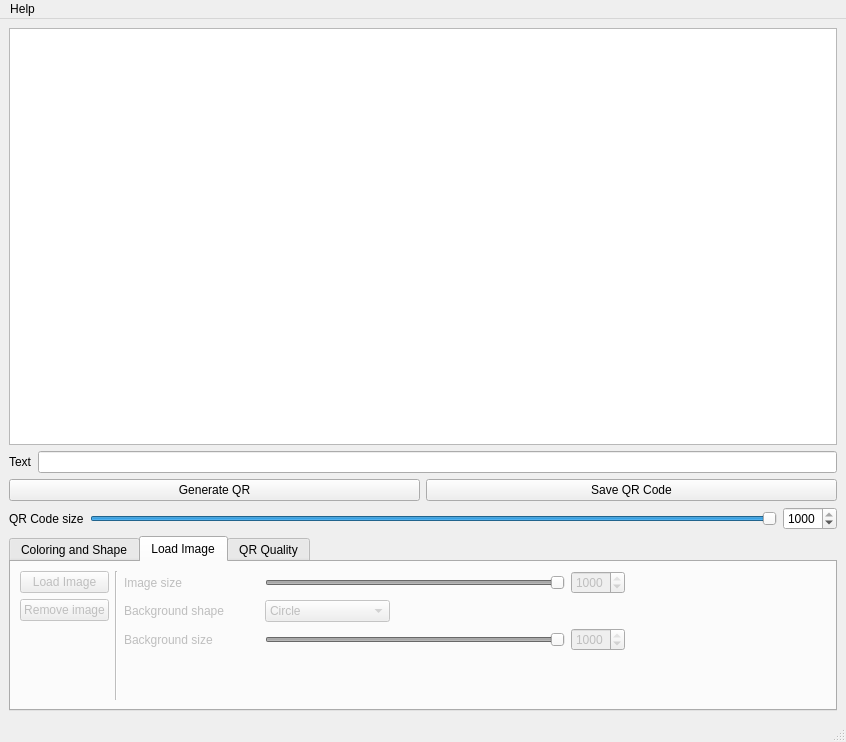
<?xml version="1.0" encoding="UTF-8"?>
<ui version="4.0">
 <class>MainWindow</class>
 <widget class="QMainWindow" name="MainWindow">
  <property name="geometry">
   <rect>
    <x>0</x>
    <y>0</y>
    <width>846</width>
    <height>742</height>
   </rect>
  </property>
  <property name="windowTitle">
   <string>QR Encoder</string>
  </property>
  <widget class="QWidget" name="centralwidget">
   <layout class="QVBoxLayout" name="verticalLayout">
    <item>
     <layout class="QHBoxLayout" name="horizontalLayout_6">
      <item>
       <widget class="QRrenderer" name="QRRenderArea">
        <property name="minimumSize">
         <size>
          <width>755</width>
          <height>375</height>
         </size>
        </property>
       </widget>
      </item>
     </layout>
    </item>
    <item>
     <layout class="QHBoxLayout" name="horizontalLayout_2">
      <item>
       <widget class="QLabel" name="label">
        <property name="maximumSize">
         <size>
          <width>30</width>
          <height>17</height>
         </size>
        </property>
        <property name="text">
         <string>Text</string>
        </property>
       </widget>
      </item>
      <item>
       <widget class="QLineEdit" name="textToEncode">
        <property name="enabled">
         <bool>true</bool>
        </property>
        <property name="minimumSize">
         <size>
          <width>620</width>
          <height>0</height>
         </size>
        </property>
        <property name="maximumSize">
         <size>
          <width>16777215</width>
          <height>16777215</height>
         </size>
        </property>
       </widget>
      </item>
     </layout>
    </item>
    <item>
     <layout class="QHBoxLayout" name="horizontalLayout_5">
      <item>
       <widget class="QPushButton" name="generateQRButton">
        <property name="text">
         <string>Generate QR</string>
        </property>
       </widget>
      </item>
      <item>
       <widget class="QPushButton" name="pushButton">
        <property name="text">
         <string>Save QR Code</string>
        </property>
       </widget>
      </item>
     </layout>
    </item>
    <item>
     <layout class="QHBoxLayout" name="horizontalLayout">
      <item>
       <widget class="QLabel" name="label_4">
        <property name="text">
         <string>QR Code size</string>
        </property>
       </widget>
      </item>
      <item>
       <widget class="QSlider" name="redimQR">
        <property name="minimum">
         <number>20</number>
        </property>
        <property name="maximum">
         <number>1000</number>
        </property>
        <property name="value">
         <number>1000</number>
        </property>
        <property name="orientation">
         <enum>Qt::Horizontal</enum>
        </property>
       </widget>
      </item>
      <item>
       <widget class="QSpinBox" name="spinBox">
        <property name="maximum">
         <number>1000</number>
        </property>
        <property name="value">
         <number>1000</number>
        </property>
       </widget>
      </item>
     </layout>
    </item>
    <item>
     <widget class="QTabWidget" name="editQRTabWidget">
      <property name="maximumSize">
       <size>
        <width>16777215</width>
        <height>175</height>
       </size>
      </property>
      <property name="currentIndex">
       <number>1</number>
      </property>
      <property name="movable">
       <bool>false</bool>
      </property>
      <widget class="QWidget" name="colorAndShapeTab">
       <attribute name="title">
        <string>Coloring and Shape</string>
       </attribute>
       <layout class="QHBoxLayout" name="horizontalLayout_15">
        <item>
         <layout class="QVBoxLayout" name="verticalLayout_6">
          <item>
           <layout class="QHBoxLayout" name="horizontalLayout_7">
            <item>
             <widget class="QLabel" name="label_5">
              <property name="minimumSize">
               <size>
                <width>125</width>
                <height>25</height>
               </size>
              </property>
              <property name="text">
               <string>Fill</string>
              </property>
             </widget>
            </item>
            <item>
             <widget class="QComboBox" name="fillColorComboBox">
              <property name="minimumSize">
               <size>
                <width>125</width>
                <height>25</height>
               </size>
              </property>
              <item>
               <property name="text">
                <string>Black</string>
               </property>
              </item>
              <item>
               <property name="text">
                <string>White</string>
               </property>
              </item>
              <item>
               <property name="text">
                <string>Gray</string>
               </property>
              </item>
              <item>
               <property name="text">
                <string>Dark gray</string>
               </property>
              </item>
              <item>
               <property name="text">
                <string>Light gray</string>
               </property>
              </item>
              <item>
               <property name="text">
                <string>Red</string>
               </property>
              </item>
              <item>
               <property name="text">
                <string>Green</string>
               </property>
              </item>
              <item>
               <property name="text">
                <string>Blue</string>
               </property>
              </item>
              <item>
               <property name="text">
                <string>Cyan</string>
               </property>
              </item>
              <item>
               <property name="text">
                <string>Magenta</string>
               </property>
              </item>
              <item>
               <property name="text">
                <string>Yellow</string>
               </property>
              </item>
              <item>
               <property name="text">
                <string>Dark red</string>
               </property>
              </item>
              <item>
               <property name="text">
                <string>Dark green</string>
               </property>
              </item>
              <item>
               <property name="text">
                <string>Dark blue</string>
               </property>
              </item>
              <item>
               <property name="text">
                <string>Dark cyan</string>
               </property>
              </item>
              <item>
               <property name="text">
                <string>Dark magenta</string>
               </property>
              </item>
              <item>
               <property name="text">
                <string>Dark yellow</string>
               </property>
              </item>
             </widget>
            </item>
            <item>
             <spacer name="horizontalSpacer_3">
              <property name="orientation">
               <enum>Qt::Horizontal</enum>
              </property>
              <property name="sizeHint" stdset="0">
               <size>
                <width>40</width>
                <height>20</height>
               </size>
              </property>
             </spacer>
            </item>
           </layout>
          </item>
          <item>
           <layout class="QHBoxLayout" name="horizontalLayout_8">
            <item>
             <widget class="QLabel" name="label_6">
              <property name="minimumSize">
               <size>
                <width>125</width>
                <height>25</height>
               </size>
              </property>
              <property name="text">
               <string>Border</string>
              </property>
             </widget>
            </item>
            <item>
             <widget class="QComboBox" name="borderColorComboBox">
              <property name="minimumSize">
               <size>
                <width>125</width>
                <height>25</height>
               </size>
              </property>
              <item>
               <property name="text">
                <string>Black</string>
               </property>
              </item>
              <item>
               <property name="text">
                <string>White</string>
               </property>
              </item>
              <item>
               <property name="text">
                <string>Gray</string>
               </property>
              </item>
              <item>
               <property name="text">
                <string>Dark gray</string>
               </property>
              </item>
              <item>
               <property name="text">
                <string>Light gray</string>
               </property>
              </item>
              <item>
               <property name="text">
                <string>Red</string>
               </property>
              </item>
              <item>
               <property name="text">
                <string>Green</string>
               </property>
              </item>
              <item>
               <property name="text">
                <string>Blue</string>
               </property>
              </item>
              <item>
               <property name="text">
                <string>Cyan</string>
               </property>
              </item>
              <item>
               <property name="text">
                <string>Magenta</string>
               </property>
              </item>
              <item>
               <property name="text">
                <string>Yellow</string>
               </property>
              </item>
              <item>
               <property name="text">
                <string>Dark red</string>
               </property>
              </item>
              <item>
               <property name="text">
                <string>Dark green</string>
               </property>
              </item>
              <item>
               <property name="text">
                <string>Dark blue</string>
               </property>
              </item>
              <item>
               <property name="text">
                <string>Dark cyan</string>
               </property>
              </item>
              <item>
               <property name="text">
                <string>Dark magenta</string>
               </property>
              </item>
              <item>
               <property name="text">
                <string>Dark yellow</string>
               </property>
              </item>
             </widget>
            </item>
            <item>
             <spacer name="horizontalSpacer_4">
              <property name="orientation">
               <enum>Qt::Horizontal</enum>
              </property>
              <property name="sizeHint" stdset="0">
               <size>
                <width>40</width>
                <height>20</height>
               </size>
              </property>
             </spacer>
            </item>
           </layout>
          </item>
          <item>
           <spacer name="verticalSpacer_4">
            <property name="orientation">
             <enum>Qt::Vertical</enum>
            </property>
            <property name="sizeHint" stdset="0">
             <size>
              <width>20</width>
              <height>40</height>
             </size>
            </property>
           </spacer>
          </item>
         </layout>
        </item>
        <item>
         <layout class="QVBoxLayout" name="verticalLayout_3">
          <item>
           <layout class="QHBoxLayout" name="horizontalLayout_9">
            <item>
             <widget class="QLabel" name="label_7">
              <property name="minimumSize">
               <size>
                <width>125</width>
                <height>25</height>
               </size>
              </property>
              <property name="text">
               <string>Point shape</string>
              </property>
             </widget>
            </item>
            <item>
             <widget class="QComboBox" name="pointShapeComboBox">
              <property name="minimumSize">
               <size>
                <width>125</width>
                <height>25</height>
               </size>
              </property>
              <item>
               <property name="text">
                <string>Squares</string>
               </property>
              </item>
              <item>
               <property name="text">
                <string>Circles</string>
               </property>
              </item>
             </widget>
            </item>
            <item>
             <spacer name="horizontalSpacer_5">
              <property name="orientation">
               <enum>Qt::Horizontal</enum>
              </property>
              <property name="sizeHint" stdset="0">
               <size>
                <width>40</width>
                <height>20</height>
               </size>
              </property>
             </spacer>
            </item>
           </layout>
          </item>
          <item>
           <layout class="QHBoxLayout" name="horizontalLayout_10">
            <item>
             <widget class="QLabel" name="label_8">
              <property name="minimumSize">
               <size>
                <width>125</width>
                <height>25</height>
               </size>
              </property>
              <property name="text">
               <string>Alignment shape</string>
              </property>
             </widget>
            </item>
            <item>
             <widget class="QComboBox" name="alignmentPatternComboBox">
              <property name="minimumSize">
               <size>
                <width>125</width>
                <height>25</height>
               </size>
              </property>
              <item>
               <property name="text">
                <string>Squares</string>
               </property>
              </item>
              <item>
               <property name="text">
                <string>Circles</string>
               </property>
              </item>
             </widget>
            </item>
            <item>
             <spacer name="horizontalSpacer_6">
              <property name="orientation">
               <enum>Qt::Horizontal</enum>
              </property>
              <property name="sizeHint" stdset="0">
               <size>
                <width>40</width>
                <height>20</height>
               </size>
              </property>
             </spacer>
            </item>
           </layout>
          </item>
          <item>
           <spacer name="verticalSpacer_5">
            <property name="orientation">
             <enum>Qt::Vertical</enum>
            </property>
            <property name="sizeHint" stdset="0">
             <size>
              <width>20</width>
              <height>40</height>
             </size>
            </property>
           </spacer>
          </item>
         </layout>
        </item>
       </layout>
      </widget>
      <widget class="QWidget" name="loadImageTab">
       <property name="enabled">
        <bool>false</bool>
       </property>
       <attribute name="title">
        <string>Load Image</string>
       </attribute>
       <layout class="QHBoxLayout" name="horizontalLayout_14">
        <item>
         <layout class="QVBoxLayout" name="verticalLayout_5">
          <item>
           <widget class="QPushButton" name="loadQRImageButton">
            <property name="text">
             <string>Load Image</string>
            </property>
           </widget>
          </item>
          <item>
           <widget class="QPushButton" name="removeQRImageButton">
            <property name="text">
             <string>Remove image</string>
            </property>
           </widget>
          </item>
          <item>
           <spacer name="verticalSpacer_2">
            <property name="orientation">
             <enum>Qt::Vertical</enum>
            </property>
            <property name="sizeHint" stdset="0">
             <size>
              <width>20</width>
              <height>40</height>
             </size>
            </property>
           </spacer>
          </item>
         </layout>
        </item>
        <item>
         <widget class="Line" name="line">
          <property name="enabled">
           <bool>false</bool>
          </property>
          <property name="frameShadow">
           <enum>QFrame::Sunken</enum>
          </property>
          <property name="orientation">
           <enum>Qt::Vertical</enum>
          </property>
         </widget>
        </item>
        <item>
         <layout class="QVBoxLayout" name="verticalLayout_4">
          <item>
           <layout class="QHBoxLayout" name="horizontalLayout_11">
            <item>
             <widget class="QLabel" name="label_9">
              <property name="minimumSize">
               <size>
                <width>135</width>
                <height>0</height>
               </size>
              </property>
              <property name="text">
               <string>Image size</string>
              </property>
             </widget>
            </item>
            <item>
             <widget class="QSlider" name="imageSizeSlider">
              <property name="minimumSize">
               <size>
                <width>300</width>
                <height>0</height>
               </size>
              </property>
              <property name="maximumSize">
               <size>
                <width>300</width>
                <height>16777215</height>
               </size>
              </property>
              <property name="maximum">
               <number>1000</number>
              </property>
              <property name="value">
               <number>1000</number>
              </property>
              <property name="orientation">
               <enum>Qt::Horizontal</enum>
              </property>
             </widget>
            </item>
            <item>
             <widget class="QSpinBox" name="imageSizeSpinBox">
              <property name="maximum">
               <number>1000</number>
              </property>
              <property name="value">
               <number>1000</number>
              </property>
             </widget>
            </item>
           </layout>
          </item>
          <item>
           <layout class="QHBoxLayout" name="horizontalLayout_12">
            <item>
             <widget class="QLabel" name="label_10">
              <property name="minimumSize">
               <size>
                <width>135</width>
                <height>0</height>
               </size>
              </property>
              <property name="text">
               <string>Background shape</string>
              </property>
             </widget>
            </item>
            <item>
             <widget class="QComboBox" name="backgroundShapeComboBox">
              <property name="minimumSize">
               <size>
                <width>125</width>
                <height>0</height>
               </size>
              </property>
              <property name="currentIndex">
               <number>2</number>
              </property>
              <item>
               <property name="text">
                <string>None</string>
               </property>
              </item>
              <item>
               <property name="text">
                <string>Square</string>
               </property>
              </item>
              <item>
               <property name="text">
                <string>Circle</string>
               </property>
              </item>
             </widget>
            </item>
            <item>
             <spacer name="horizontalSpacer_8">
              <property name="orientation">
               <enum>Qt::Horizontal</enum>
              </property>
              <property name="sizeHint" stdset="0">
               <size>
                <width>40</width>
                <height>20</height>
               </size>
              </property>
             </spacer>
            </item>
           </layout>
          </item>
          <item>
           <layout class="QHBoxLayout" name="horizontalLayout_13">
            <item>
             <widget class="QLabel" name="label_11">
              <property name="minimumSize">
               <size>
                <width>135</width>
                <height>0</height>
               </size>
              </property>
              <property name="text">
               <string>Background size</string>
              </property>
             </widget>
            </item>
            <item>
             <widget class="QSlider" name="imageBackgroundSizeSlider">
              <property name="minimumSize">
               <size>
                <width>300</width>
                <height>0</height>
               </size>
              </property>
              <property name="maximumSize">
               <size>
                <width>300</width>
                <height>16777215</height>
               </size>
              </property>
              <property name="maximum">
               <number>1000</number>
              </property>
              <property name="value">
               <number>1000</number>
              </property>
              <property name="orientation">
               <enum>Qt::Horizontal</enum>
              </property>
             </widget>
            </item>
            <item>
             <widget class="QSpinBox" name="imageBackgroundSizeSpinBox">
              <property name="maximum">
               <number>1000</number>
              </property>
              <property name="value">
               <number>1000</number>
              </property>
             </widget>
            </item>
           </layout>
          </item>
          <item>
           <spacer name="verticalSpacer_3">
            <property name="orientation">
             <enum>Qt::Vertical</enum>
            </property>
            <property name="sizeHint" stdset="0">
             <size>
              <width>20</width>
              <height>40</height>
             </size>
            </property>
           </spacer>
          </item>
         </layout>
        </item>
        <item>
         <spacer name="horizontalSpacer_7">
          <property name="orientation">
           <enum>Qt::Horizontal</enum>
          </property>
          <property name="sizeType">
           <enum>QSizePolicy::Expanding</enum>
          </property>
          <property name="sizeHint" stdset="0">
           <size>
            <width>20</width>
            <height>20</height>
           </size>
          </property>
         </spacer>
        </item>
       </layout>
      </widget>
      <widget class="QWidget" name="QRQualityTab">
       <attribute name="title">
        <string>QR Quality</string>
       </attribute>
       <layout class="QVBoxLayout" name="verticalLayout_2">
        <item>
         <layout class="QHBoxLayout" name="horizontalLayout_4">
          <item>
           <widget class="QLabel" name="label_2">
            <property name="minimumSize">
             <size>
              <width>125</width>
              <height>25</height>
             </size>
            </property>
            <property name="text">
             <string>ECC                  </string>
            </property>
           </widget>
          </item>
          <item>
           <widget class="QComboBox" name="ECCComboBox">
            <property name="currentText">
             <string>Low</string>
            </property>
            <item>
             <property name="text">
              <string>Low</string>
             </property>
            </item>
            <item>
             <property name="text">
              <string>Medium</string>
             </property>
            </item>
            <item>
             <property name="text">
              <string>Quartile</string>
             </property>
            </item>
            <item>
             <property name="text">
              <string>High</string>
             </property>
            </item>
           </widget>
          </item>
          <item>
           <spacer name="horizontalSpacer">
            <property name="orientation">
             <enum>Qt::Horizontal</enum>
            </property>
            <property name="sizeHint" stdset="0">
             <size>
              <width>158</width>
              <height>20</height>
             </size>
            </property>
           </spacer>
          </item>
         </layout>
        </item>
        <item>
         <layout class="QHBoxLayout" name="horizontalLayout_3">
          <item>
           <widget class="QLabel" name="label_3">
            <property name="minimumSize">
             <size>
              <width>125</width>
              <height>26</height>
             </size>
            </property>
            <property name="text">
             <string>PNG Compression</string>
            </property>
           </widget>
          </item>
          <item>
           <widget class="QSpinBox" name="QualitySpinBox">
            <property name="maximum">
             <number>100</number>
            </property>
            <property name="value">
             <number>100</number>
            </property>
           </widget>
          </item>
          <item>
           <spacer name="horizontalSpacer_2">
            <property name="orientation">
             <enum>Qt::Horizontal</enum>
            </property>
            <property name="sizeHint" stdset="0">
             <size>
              <width>40</width>
              <height>20</height>
             </size>
            </property>
           </spacer>
          </item>
         </layout>
        </item>
        <item>
         <spacer name="verticalSpacer">
          <property name="orientation">
           <enum>Qt::Vertical</enum>
          </property>
          <property name="sizeHint" stdset="0">
           <size>
            <width>20</width>
            <height>56</height>
           </size>
          </property>
         </spacer>
        </item>
       </layout>
      </widget>
     </widget>
    </item>
   </layout>
  </widget>
  <widget class="QMenuBar" name="menubar">
   <property name="geometry">
    <rect>
     <x>0</x>
     <y>0</y>
     <width>846</width>
     <height>22</height>
    </rect>
   </property>
   <widget class="QMenu" name="menuHelp">
    <property name="title">
     <string>Help</string>
    </property>
    <addaction name="actionUsage_2"/>
    <addaction name="actionAbout_2"/>
   </widget>
   <addaction name="menuHelp"/>
  </widget>
  <widget class="QStatusBar" name="statusbar"/>
  <action name="actionUsage">
   <property name="text">
    <string>Usage</string>
   </property>
  </action>
  <action name="actionAbout">
   <property name="text">
    <string>About</string>
   </property>
  </action>
  <action name="actionUsage_2">
   <property name="text">
    <string>Usage</string>
   </property>
  </action>
  <action name="actionAbout_2">
   <property name="text">
    <string>About</string>
   </property>
  </action>
 </widget>
 <customwidgets>
  <customwidget>
   <class>QRrenderer</class>
   <extends>QGraphicsView</extends>
   <header>qrrenderer.hpp</header>
   <slots>
    <slot>resize_QR(int)</slot>
    <slot>set_fill_color(int)</slot>
    <slot>set_border_color(int)</slot>
    <slot>set_point_shape(int)</slot>
    <slot>set_alignment_pattern_shape(int)</slot>
    <slot>resize_QR_image(int)</slot>
    <slot>resize_QR_image_background(int)</slot>
    <slot>set_QR_image_background_shape(int)</slot>
   </slots>
  </customwidget>
 </customwidgets>
 <resources/>
 <connections>
  <connection>
   <sender>generateQRButton</sender>
   <signal>clicked()</signal>
   <receiver>MainWindow</receiver>
   <slot>generateQR()</slot>
   <hints>
    <hint type="sourcelabel">
     <x>393</x>
     <y>472</y>
    </hint>
    <hint type="destinationlabel">
     <x>379</x>
     <y>550</y>
    </hint>
   </hints>
  </connection>
  <connection>
   <sender>pushButton</sender>
   <signal>clicked()</signal>
   <receiver>MainWindow</receiver>
   <slot>saveQR()</slot>
   <hints>
    <hint type="sourcelabel">
     <x>543</x>
     <y>489</y>
    </hint>
    <hint type="destinationlabel">
     <x>566</x>
     <y>541</y>
    </hint>
   </hints>
  </connection>
  <connection>
   <sender>redimQR</sender>
   <signal>valueChanged(int)</signal>
   <receiver>QRRenderArea</receiver>
   <slot>resize_QR(int)</slot>
   <hints>
    <hint type="sourcelabel">
     <x>556</x>
     <y>519</y>
    </hint>
    <hint type="destinationlabel">
     <x>243</x>
     <y>380</y>
    </hint>
   </hints>
  </connection>
  <connection>
   <sender>redimQR</sender>
   <signal>sliderMoved(int)</signal>
   <receiver>spinBox</receiver>
   <slot>setValue(int)</slot>
   <hints>
    <hint type="sourcelabel">
     <x>674</x>
     <y>521</y>
    </hint>
    <hint type="destinationlabel">
     <x>824</x>
     <y>521</y>
    </hint>
   </hints>
  </connection>
  <connection>
   <sender>spinBox</sender>
   <signal>valueChanged(int)</signal>
   <receiver>redimQR</receiver>
   <slot>setValue(int)</slot>
   <hints>
    <hint type="sourcelabel">
     <x>824</x>
     <y>506</y>
    </hint>
    <hint type="destinationlabel">
     <x>768</x>
     <y>519</y>
    </hint>
   </hints>
  </connection>
  <connection>
   <sender>redimQR</sender>
   <signal>sliderMoved(int)</signal>
   <receiver>spinBox</receiver>
   <slot>setValue(int)</slot>
   <hints>
    <hint type="sourcelabel">
     <x>620</x>
     <y>522</y>
    </hint>
    <hint type="destinationlabel">
     <x>819</x>
     <y>528</y>
    </hint>
   </hints>
  </connection>
  <connection>
   <sender>actionUsage_2</sender>
   <signal>triggered()</signal>
   <receiver>MainWindow</receiver>
   <slot>show_Usage_menu()</slot>
   <hints>
    <hint type="sourcelabel">
     <x>-1</x>
     <y>-1</y>
    </hint>
    <hint type="destinationlabel">
     <x>417</x>
     <y>348</y>
    </hint>
   </hints>
  </connection>
  <connection>
   <sender>actionAbout_2</sender>
   <signal>triggered()</signal>
   <receiver>MainWindow</receiver>
   <slot>show_About_menu()</slot>
   <hints>
    <hint type="sourcelabel">
     <x>-1</x>
     <y>-1</y>
    </hint>
    <hint type="destinationlabel">
     <x>417</x>
     <y>348</y>
    </hint>
   </hints>
  </connection>
  <connection>
   <sender>fillColorComboBox</sender>
   <signal>currentIndexChanged(int)</signal>
   <receiver>QRRenderArea</receiver>
   <slot>set_fill_color(int)</slot>
   <hints>
    <hint type="sourcelabel">
     <x>260</x>
     <y>577</y>
    </hint>
    <hint type="destinationlabel">
     <x>306</x>
     <y>394</y>
    </hint>
   </hints>
  </connection>
  <connection>
   <sender>borderColorComboBox</sender>
   <signal>currentIndexChanged(int)</signal>
   <receiver>QRRenderArea</receiver>
   <slot>set_border_color(int)</slot>
   <hints>
    <hint type="sourcelabel">
     <x>259</x>
     <y>613</y>
    </hint>
    <hint type="destinationlabel">
     <x>354</x>
     <y>397</y>
    </hint>
   </hints>
  </connection>
  <connection>
   <sender>pointShapeComboBox</sender>
   <signal>currentIndexChanged(int)</signal>
   <receiver>QRRenderArea</receiver>
   <slot>set_point_shape(int)</slot>
   <hints>
    <hint type="sourcelabel">
     <x>683</x>
     <y>600</y>
    </hint>
    <hint type="destinationlabel">
     <x>452</x>
     <y>389</y>
    </hint>
   </hints>
  </connection>
  <connection>
   <sender>alignmentPatternComboBox</sender>
   <signal>currentIndexChanged(int)</signal>
   <receiver>QRRenderArea</receiver>
   <slot>set_alignment_pattern_shape(int)</slot>
   <hints>
    <hint type="sourcelabel">
     <x>683</x>
     <y>633</y>
    </hint>
    <hint type="destinationlabel">
     <x>514</x>
     <y>383</y>
    </hint>
   </hints>
  </connection>
  <connection>
   <sender>loadQRImageButton</sender>
   <signal>clicked()</signal>
   <receiver>MainWindow</receiver>
   <slot>loadQRImage()</slot>
   <hints>
    <hint type="sourcelabel">
     <x>112</x>
     <y>585</y>
    </hint>
    <hint type="destinationlabel">
     <x>465</x>
     <y>531</y>
    </hint>
   </hints>
  </connection>
  <connection>
   <sender>removeQRImageButton</sender>
   <signal>clicked()</signal>
   <receiver>MainWindow</receiver>
   <slot>removeQRImage()</slot>
   <hints>
    <hint type="sourcelabel">
     <x>75</x>
     <y>618</y>
    </hint>
    <hint type="destinationlabel">
     <x>425</x>
     <y>527</y>
    </hint>
   </hints>
  </connection>
  <connection>
   <sender>imageSizeSlider</sender>
   <signal>sliderMoved(int)</signal>
   <receiver>imageSizeSpinBox</receiver>
   <slot>setValue(int)</slot>
   <hints>
    <hint type="sourcelabel">
     <x>513</x>
     <y>588</y>
    </hint>
    <hint type="destinationlabel">
     <x>617</x>
     <y>588</y>
    </hint>
   </hints>
  </connection>
  <connection>
   <sender>imageSizeSpinBox</sender>
   <signal>valueChanged(int)</signal>
   <receiver>imageSizeSlider</receiver>
   <slot>setValue(int)</slot>
   <hints>
    <hint type="sourcelabel">
     <x>643</x>
     <y>598</y>
    </hint>
    <hint type="destinationlabel">
     <x>430</x>
     <y>585</y>
    </hint>
   </hints>
  </connection>
  <connection>
   <sender>imageBackgroundSizeSlider</sender>
   <signal>sliderMoved(int)</signal>
   <receiver>imageBackgroundSizeSpinBox</receiver>
   <slot>setValue(int)</slot>
   <hints>
    <hint type="sourcelabel">
     <x>573</x>
     <y>653</y>
    </hint>
    <hint type="destinationlabel">
     <x>616</x>
     <y>653</y>
    </hint>
   </hints>
  </connection>
  <connection>
   <sender>imageBackgroundSizeSpinBox</sender>
   <signal>valueChanged(int)</signal>
   <receiver>imageBackgroundSizeSlider</receiver>
   <slot>setValue(int)</slot>
   <hints>
    <hint type="sourcelabel">
     <x>646</x>
     <y>662</y>
    </hint>
    <hint type="destinationlabel">
     <x>463</x>
     <y>652</y>
    </hint>
   </hints>
  </connection>
  <connection>
   <sender>imageSizeSlider</sender>
   <signal>sliderMoved(int)</signal>
   <receiver>QRRenderArea</receiver>
   <slot>resize_QR_image(int)</slot>
   <hints>
    <hint type="sourcelabel">
     <x>323</x>
     <y>584</y>
    </hint>
    <hint type="destinationlabel">
     <x>327</x>
     <y>360</y>
    </hint>
   </hints>
  </connection>
  <connection>
   <sender>imageBackgroundSizeSlider</sender>
   <signal>sliderMoved(int)</signal>
   <receiver>QRRenderArea</receiver>
   <slot>resize_QR_image_background(int)</slot>
   <hints>
    <hint type="sourcelabel">
     <x>448</x>
     <y>653</y>
    </hint>
    <hint type="destinationlabel">
     <x>450</x>
     <y>394</y>
    </hint>
   </hints>
  </connection>
  <connection>
   <sender>backgroundShapeComboBox</sender>
   <signal>currentIndexChanged(int)</signal>
   <receiver>QRRenderArea</receiver>
   <slot>set_QR_image_background_shape(int)</slot>
   <hints>
    <hint type="sourcelabel">
     <x>395</x>
     <y>622</y>
    </hint>
    <hint type="destinationlabel">
     <x>413</x>
     <y>395</y>
    </hint>
   </hints>
  </connection>
  <connection>
   <sender>backgroundShapeComboBox</sender>
   <signal>currentIndexChanged(int)</signal>
   <receiver>MainWindow</receiver>
   <slot>backgroundShapeChosen(int)</slot>
   <hints>
    <hint type="sourcelabel">
     <x>380</x>
     <y>624</y>
    </hint>
    <hint type="destinationlabel">
     <x>347</x>
     <y>719</y>
    </hint>
   </hints>
  </connection>
 </connections>
 <slots>
  <slot>generateQR()</slot>
  <slot>saveQR()</slot>
  <slot>show_Usage_menu()</slot>
  <slot>show_About_menu()</slot>
  <slot>loadQRImage()</slot>
  <slot>removeQRImage()</slot>
  <slot>backgroundShapeChosen(int)</slot>
 </slots>
</ui>
